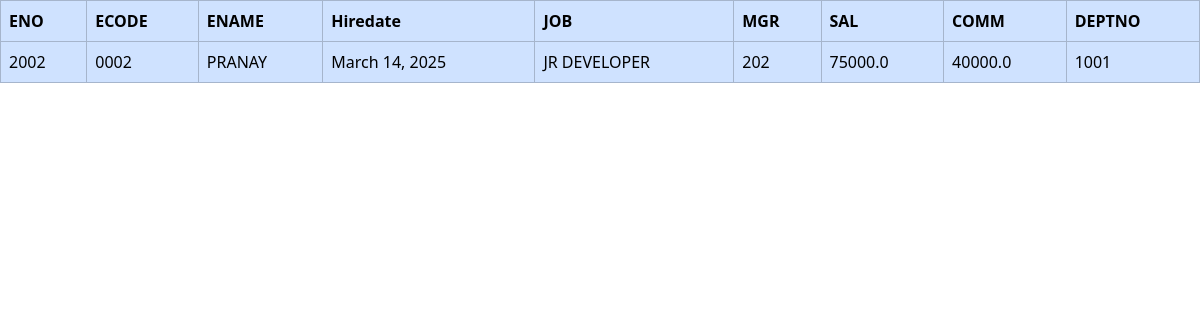
The page /sal/ on the database its author committed.
### app1/models.py (models this page shows, shortened)
class Emp(models.Model):
    eno=models.CharField(max_length=100,primary_key=True)
    ecode=models.CharField(max_length=100)
    ename=models.CharField(max_length=100)
    hiredate=models.DateField()
    job=models.CharField(max_length=100)
    mgr=models.IntegerField()
    sal=models.FloatField(max_length=100)
    comm=models.FloatField(max_length=100)
    deptno=models.ForeignKey(Dept,on_delete=models.CASCADE)

class Dept(models.Model):
    deptno=models.IntegerField(primary_key=True)
    dname=models.CharField(max_length=100)
    mgr=models.CharField(max_length=100)
    mname=models.CharField(max_length=100)
    def __str__(self):
       return str(self.deptno)

### app1/views.py (the view)
# urls.py: path('sal/',sal,name='sal'),
def sal(request):
    '''
    WO=Emp.objects.all().order_by('-sal')[1:2:]
    '''
    '''
    WO = Emp.objects.all().order_by('-sal')[:1]
    '''
    WO = Emp.objects.all().order_by('sal')[:1]
    SS={'WO':WO}
    return render(request,'h1.html',SS)

### app1/templates/h1.html (shortened to what this page needs)
<!DOCTYPE html>
<html lang="en">
<head>
    <link href="https://cdn.jsdelivr.net/npm/bootstrap@5.3.3/dist/css/bootstrap.min.css" rel="stylesheet">
</head>
<body>
    <table class="table table-bordered table-primary">
        <thead>
            <tr>
            <th>ENO</th>
            <th>ECODE</th>
            <th>ENAME</th>
            <th>Hiredate</th>
            <th>JOB</th>
            <th>MGR</th>
            <th>SAL</th>
            <th>COMM</th>
            <th>DEPTNO</th>
            </tr>
        </thead>
        <tbody>
            {% for i in WO %}
            <tr>
                <td>{{i.eno }}</td>
                <td>{{i.ecode}}</td>
                <td>{{i.ename }}</td>
                <td>{{i.hiredate }}</td>
                <td>{{i.job }}</td>
                <td>{{ i.mgr }}</td>
                <td>{{i.sal }}</td>
                <td>{{i.comm }}</td>
                <td>{{ i.deptno }}</td>
            </tr>
            {% endfor %}
        </tbody>
    </table>
</body>
</html>

### rows shown on the page
Emp: eno "2002", ecode "0002", ename "PRANAY", hiredate "March 14, 2025", job "JR DEVELOPER", mgr "202", sal "75000.0", comm "40000.0", deptno "1001"
